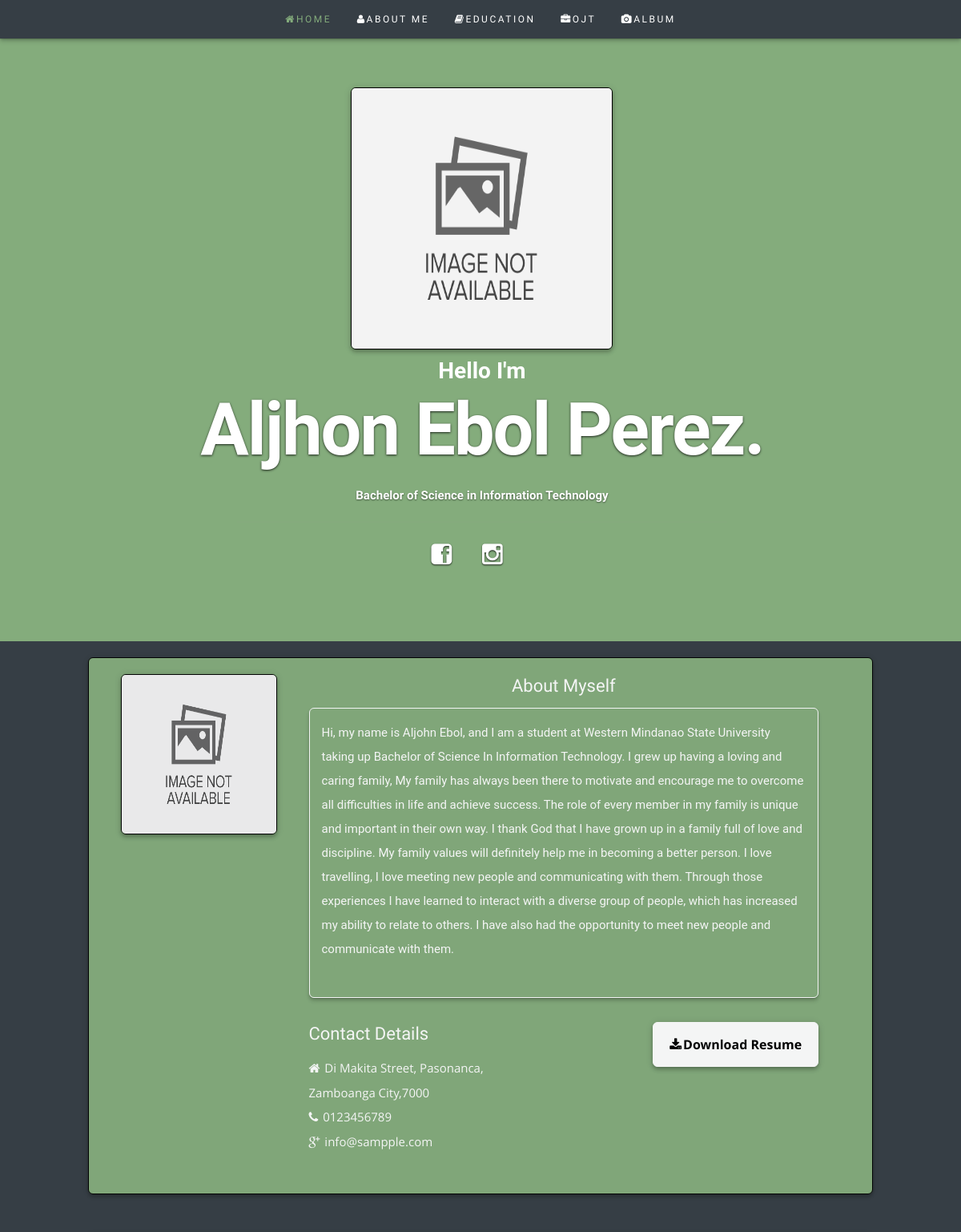
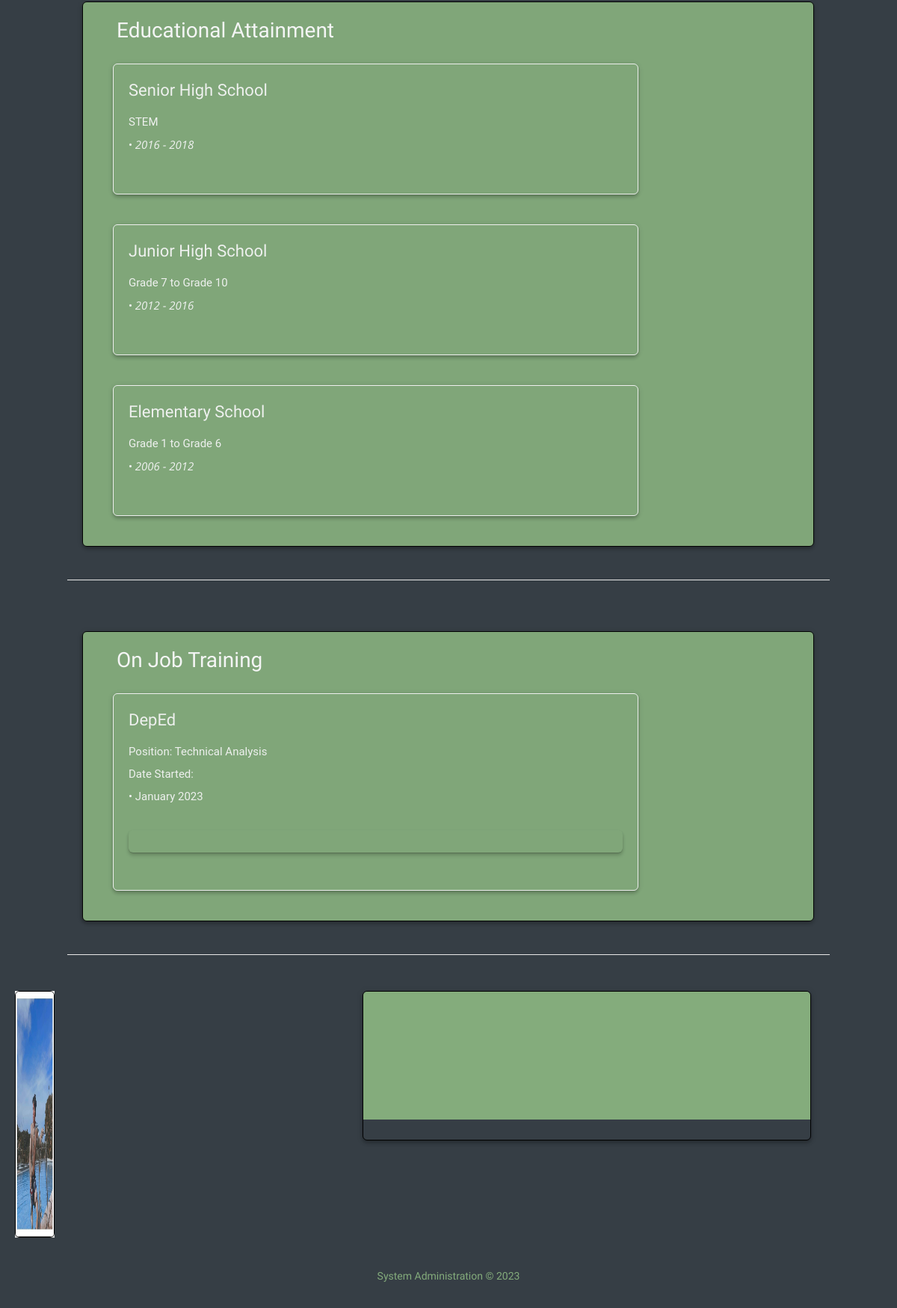
The page / on the database its author committed (2 pictures, top to bottom).
### tables this page shows
CREATE TABLE `users` (
  `id` int(50) NOT NULL,
  `firstname` varchar(250) NOT NULL,
  `middlename` varchar(255) NOT NULL,
  `lastname` varchar(250) NOT NULL,
  `username` text NOT NULL,
  `password` text NOT NULL,
  `avatar` text DEFAULT NULL,
  `last_login` datetime DEFAULT NULL,
  `date_added` datetime NOT NULL DEFAULT current_timestamp(),
  `date_updated` datetime DEFAULT NULL ON UPDATE current_timestamp()
);

CREATE TABLE `education` (
  `id` int(30) NOT NULL,
  `school` text DEFAULT NULL,
  `course` text DEFAULT NULL,
  `started` varchar(50) NOT NULL,
  `year` int(10) NOT NULL,
  `description` text DEFAULT NULL,
  `order_by` int(30) NOT NULL
);

CREATE TABLE `work` (
  `id` int(30) NOT NULL,
  `company` text DEFAULT NULL,
  `position` text DEFAULT NULL,
  `started` varchar(250) NOT NULL,
  `ended` varchar(250) NOT NULL,
  `description` text DEFAULT NULL,
  `order_by` int(30) NOT NULL
);

CREATE TABLE `album` (
  `id` int(30) NOT NULL,
  `name` text DEFAULT NULL,
  `summary` text DEFAULT NULL,
  `description` text DEFAULT NULL,
  `picture` text DEFAULT NULL,
  `client` text DEFAULT NULL
);

### classes/DBConnection.php (called while the page is built, shortened)
<?php
class DBConnection{
    private $host = DB_SERVER;
    private $username = DB_USERNAME;
    private $password = DB_PASSWORD;
    private $database = DB_NAME;
    public $conn;
    public function __construct(){
        if (!isset($this->conn)) {
            $this->conn = new mysqli($this->host, $this->username, $this->password, $this->database);
        }
    }
}
?>

### classes/SystemSettings.php (called while the page is built, shortened)
<?php
class SystemSettings extends DBConnection{
	function userdata($field = ''){
		if(!empty($field)){
			if(isset($_SESSION['userdata'][$field]))
				return $_SESSION['userdata'][$field];
			else
				return null;
		}else{
			return false;
		}
	}
	function info($field=''){
		if(!empty($field)){
			if(isset($_SESSION['system_info'][$field]))
				return $_SESSION['system_info'][$field];
			else
				return false;
		}else{
			return false;
		}
	}
}
$_settings = new SystemSettings();
?>

### config.php (called while the page is built, shortened)
<?php
require_once('classes/DBConnection.php');
require_once('classes/SystemSettings.php');
function validate_image($file){
	if(!empty($file)){
		if(is_file(base_app.$file)){
			return base_url.$file;
		}else{
			return base_url.'dist/img/no-image-available.png';
		}
	}else{
		return base_url.'dist/img/no-image-available.png';
	}
}
?>

### index.php (the view, shortened to what this page needs)
<?php require_once('config.php'); ?>
<!DOCTYPE html>
<html lang="en" class="" style="height: auto;">
<?php require_once('inc/header.php') ?>
<body>
   <header id="home">
      <nav id="nav-wrap"
         style="position: fixed;background-color: #363e45;box-shadow: 0px 2px 4px -1px rgb(0 0 0 / 20%), 0px 4px 5px 0px rgb(0 0 0 / 14%), 0px 1px 0px 0px rgb(0 0 0 / 12%);">
         <ul id="nav" class="nav">
            <li class="current"><a class="smoothscroll" href="#home" style="font-family: 'Evogria', sans-serif;">
                  <i style="font-family: FontAwesome;font-style: normal;" class="fas fa-home"></i>Home</a></li>
            <li><a class="smoothscroll" href="#about" style="font-family: 'Evogria', sans-serif;">
                  <i style="font-family: FontAwesome;font-style: normal;" class="fas fa-user"></i>About Me</a></li>
            <li><a class="smoothscroll" href="#education" style="font-family: 'Evogria', sans-serif;">
                  <i style="font-family: FontAwesome;font-style: normal;" class="fas fa-book"></i>Education</a></li>
            <li><a class="smoothscroll" href="#OJT" style="font-family: 'Evogria', sans-serif;">
                  <i style="font-family: FontAwesome;font-style: normal;" class="fa-solid fa-briefcase"></i>OJT</a></li>
            <li><a class="smoothscroll" href="#album" style="font-family: 'Evogria', sans-serif;">
                  <i style="font-family: FontAwesome;font-style: normal;" class="fas fa-camera"></i>Album</a></li>
         </ul>
      </nav>
      <?php
      $u_qry = $conn->query("SELECT * FROM users where id = 1");
      foreach ($u_qry->fetch_array() as $k => $v) {
         if (!is_numeric($k)) {
            $user[$k] = $v;
         }
      }
      $c_qry = $conn->query("SELECT * FROM contacts");
      while ($row = $c_qry->fetch_assoc()) {
         $contact[$row['meta_field']] = $row['meta_value'];
      }
      ?>
      <div class="row banner">
         <div class="row align-items-center">
            <img src="<?php echo validate_image($_settings->userdata('avatar')) ?>" id="cimg"
               class="img-circle elevation-2" alt="User Image"
               style="border: 0.5px solid black;margin-top: 70px;width: 327px;height: 327px;border-radius: 6px; cover;box-shadow: 0px 2px 4px -1px rgb(0 0 0 / 20%), 0px 4px 5px 0px rgb(0 0 0 / 14%), 0px 1px 10px 0px rgb(0 0 0 / 12%);">
         </div>
         <div class="banner-text">
            <h2 style="font-family: 'Roboto', sans-serif; font-weight: bold;color: white;">Hello I'm</h2>
            <h1 style="font-family: 'Roboto', sans-serif; font-weight: bold" class="responsive-headline">
               <?php echo isset($user) ? ucwords($user['firstname'] . '  ' . $user['middlename'] . '  ' . $user['lastname']) : ""; ?>.
            </h1>
            <h3 class="typed-text"
               style="font-weight: bold;font-family: 'Evogria', sans-serif;font-size: 15px; color: white;"><span>
                  <?php echo stripslashes($_settings->info('current_course')) ?>
               </span></h3>
            <hr />
            <ul class="social">
               <li><a target="_blank" href="<?php echo $contact['facebook'] ?>"><i
                        class="fa fa-facebook-square"></i></a></li>
               <li><a target="_blank" href="<?php echo $contact['instagram'] ?>"><i class="fa fa-instagram"></i></a>
               </li>
            </ul>
         </div>
      </div>
   </header>
   <section id="about" style="background-color: #363e45;">
      <div class="row">
         <div class="container" style="border: 1px solid black;padding: 120px; height: 100%; background-color: #84ac7c;display: inline-block;
    margin: 20px;
    padding: 20px;
    box-shadow: 0px 2px 4px -1px rgb(0 0 0 / 20%), 0px 4px 5px 0px rgb(0 0 0 / 14%), 0px 1px 10px 0px rgb(0 0 0 / 12%);
    position: relative;
    border-radius: 6px;
    opacity: 0.95;">
            <div class="three columns">
               <img style="border: 1px solid black; 200px;height: 200px;box-shadow: 0px 2px 4px -1px rgb(0 0 0 / 20%), 0px 4px 5px 0px rgb(0 0 0 / 14%), 0px 1px 10px 0px rgb(0 0 0 / 12%);border-radius: 6px;
            " class="img-fluid img-thumbnail" id="cimg2"
                  src="<?php echo validate_image($_settings->info('aboutprofile')) ?>" alt="" />
            </div>
            <div class="nine columns main-col">
               <h2 style="font-family: 'Evogria', sans-serif; object-fit: cover; text-align: center;"
                  class="responsive-headline">About Myself</h2>
               <div
                  style="border: 1px solid white;font-family: 'Roboto', sans-serif;border-radius: 6px;padding: 15px; box-shadow: 0px 2px 4px -1px rgb(0 0 0 / 20%), 0px 4px 5px 0px rgb(0 0 0 / 14%), 0px 1px 0px 0px rgb(0 0 0 / 12%);"
                  id="about_me">
               </div>
               <div class="row">
                  <div class="columns contact-details"><br>
                     <h2 style="font-family: 'Evogria', sans-serif;">Contact Details</h2>
                     <p class="address">
                        <span style="color: white;">
                           <i style="font-family: FontAwesome;font-style: normal; margin-right: 2px;"
                              class="fas fa-home"></i>
                           <?php echo $contact['address'] ?>
                        </span><br>
                        <span style="color: white">
                           <i style="font-family: FontAwesome;font-style: normal;margin-right: 2px;"
                              class="fas fa-phone"></i>
                           <?php echo $contact['mobile'] ?>
                        </span><br>
                        <span style="color: white">
                           <i style="font-family: FontAwesome;font-style: normal;margin-right: 2px;"
                              class="fa fa-google-plus"></i>
                           <?php echo $contact['email'] ?>
                        </span>
                     </p>
                  </div>
                  <div class="columns download-resume"><br>
                     <a href="ebol.pdf" download>
                        <button
                           style=" border: 1px solid white; 200px; box-shadow: 0px 2px 4px -1px rgb(0 0 0 / 20%), 0px 4px 5px 0px rgb(0 0 0 / 14%), 0px 1px 10px 0px rgb(0 0 0 / 12%);border-radius: 6px;"><i
                              style="font-family: FontAwesome;font-style: normal;margin-right: 2px;" style=""
                              class="fa fa-download"></i>Download Resume</button>
                     </a>
                  </div>
               </div>
            </div>
         </div>
      </div>
   </section>
   <section id="education" style="background-color: #363e45;">
      <div class="row education">
         <div class="container" style="border: 1px solid black;padding: 120px; height: 100%; width: 96%;background-color: #84ac7c;display: inline-block;
    margin: 20px;
    padding: 20px;
    box-shadow: 0px 2px 4px -1px rgb(0 0 0 / 20%), 0px 4px 5px 0px rgb(0 0 0 / 14%), 0px 1px 10px 0px rgb(0 0 0 / 12%);
    position: relative;
    border-radius: 6px;
    opacity: 0.95;">
            <h2 style="font-family: 'Evogria', sans-serif; object-fit: cover;color: white; margin-left: 25px"
               class="responsive-headline">Educational Attainment</h2>
            <div class="nine columns main-col">
               <?php
               $e_qry = $conn->query("SELECT * FROM education order by year desc, started desc");
               while ($row = $e_qry->fetch_assoc()):
                  ?>
                  <div style="font-family: 'Roboto', sans-serif;" class="row item">
                     <div class="twelve columns" style="border: 1px solid white;padding: 120px; height: 100%; background-color:#84ac7c;display: inline-block;
                 margin: 20px;
                 padding: 20px;
                 box-shadow: 0px 2px 4px -1px rgb(0 0 0 / 20%), 0px 4px 5px 0px rgb(0 0 0 / 14%), 0px 1px 10px 0px rgb(0 0 0 / 12%);
                 position: relative;
                 border-radius: 6px;
                 opacity: 0.95;">
                        <h3 style="font-family: 'Evogria', sans-serif;color: white">
                           <?php echo $row['school'] ?>
                        </h3>
                        <p style="font-family: 'Roboto', sans-serif;color: white" class="info">
                           <?php echo $row['course'] ?> <br><span>&bull;</span> <em class="date">
                              <?php echo $row['started'] . ' - ' . $row['year'] ?>
                           </em>
                        </p>
                     </div>
                  </div>
               <?php endwhile; ?>
            </div>
         </div>
      </div>
   </section>
   <section id="OJT" style="background-color: #363e45;">
      <div class="row work">
         <div class="container-fluid" style="border: 1px solid black;padding: 120px; height: 100%; width: 96%;background-color: #84ac7c;display: inline-block;
    margin: 20px;
    padding: 20px;
    box-shadow: -2px 2px 4px -1px rgba(0, 0, 0, 0.2), 0px 4px 5px 0px rgba(0, 0, 0, 0.14), 0px 1px 10px 0px rgba(0, 0, 0, 0.12);
    position: relative;
    border-radius: 6px;
    opacity: 0.95;">
            <h2 style="font-family: 'Evogria', sans-serif; object-fit: cover;color: white; margin-left: 25px"
               class="responsive-headline">On Job Training</h2>
            <div class="nine columns main-col">
               <?php
               $w_qry = $conn->query("SELECT * FROM work ");
               while ($row = $w_qry->fetch_assoc()):
                  ?>
                  <div class="row item">
                     <div class="twelve columns" style="border: 1px solid white;padding: 120px; height: 100%; background-color:#84ac7c;display: inline-block;
                 margin: 20px;
                 padding: 20px;
                 box-shadow: 0px 2px 4px -1px rgb(0 0 0 / 20%), 0px 4px 5px 0px rgb(0 0 0 / 14%), 0px 1px 10px 0px rgb(0 0 0 / 12%);
                 position: relative;
                 border-radius: 6px;
                 opacity: 0.95;">
                        <h3 style="font-family: 'Evogria', sans-serif;color: white">
                           <?php echo $row['company'] ?>
                        </h3>
                        <p style="font-family: 'Roboto', sans-serif;color: white;" class="info">Position:
                           <?php echo $row['position'] ?><br><span>Date Started:<br></span>&bull;
                           <?php echo str_replace("_", " ", $row['started']) ?>
                        </p>
                        <p
                           style="font-family: 'Roboto', sans-serif;border-radius: 6px;padding: 15px; box-shadow: 0px 2px 4px -1px rgb(0 0 0 / 20%), 0px 4px 5px 0px rgb(0 0 0 / 14%), 0px 1px 0px 0px rgb(0 0 0 / 12%);color: white; font-size: 12px">
                        </p>
                     </div>
                  </div>
               <?php endwhile; ?>
            </div>
         </div>
      </div>
   </section>
   <section id="album" style="background-color: #363e45;">
      <div class="row-album">
         <div class="twelve columns collapsed">
            <div id="portfolio-wrapper" class="bgrid-quarters s-bgrid-thirds cf">
               <?php
               $p_qry = $conn->query("SELECT * FROM album ");
               while ($row = $p_qry->fetch_assoc()):
                  ?>
                  <div class="columns portfolio-item">
                     <div class="item-wrap">
                        <a href="#modal-<?php echo $row['id'] ?>" title="">
                           <img
                              style="border: 1px solid black;width: 330px;height: 330px;border-radius: 6px; cover;box-shadow: 0px 2px 4px -1px rgb(0 0 0 / 20%), 0px 4px 5px 0px rgb(0 0 0 / 14%), 0px 1px 10px 0px rgb(0 0 0 / 12%);"
                              alt="" src="<?php echo validate_image($row['picture']) ?>">
                        </a>
                     </div>
                  </div>
               <?php endwhile; ?>
            </div>
         </div>
      </div>
   </section>
   <section id="qoutes" style="border: 1px solid black; background-color: #363e45;width: 50%;margin-left: -30%;margin: 0 auto;text-align: center;box-shadow: 0px 2px 4px -1px rgb(0 0 0 / 20%), 0px 4px 5px 0px rgb(0 0 0 / 14%), 0px 1px 10px 0px rgb(0 0 0 / 12%);
                 position: relative;
                 border-radius: 6px;">
      <div style="background-color: #84ac7c;" class="text-container">
         <div class="row" style="width: 100%; margin-left: -9%;">
            <div class="two columns header-col">
            </div>
            <div class="ten columns flex-container">
            </div>
         </div>
      </div>
   </section>
   <?php require_once('inc/footer.php') ?>
</body>
</html>

### rows shown on the page
users: firstname+middlename+lastname "Aljhon Ebol Perez"
education: school "Senior High School", course "STEM", started "2016", year "2018"
education: school "Junior High School", course "Grade 7 to Grade 10", started "2012", year "2016"
education: school "Elementary School", course "Grade 1 to Grade 6", started "2006", year "2012"
work: company "DepEd", position "Technical Analysis", started "January 2023"
album: picture (picture)

### other values the page prints
$_settings->info('current_course') "Bachelor of Science in Information Technology"
$contact['address'] "Di Makita Street, Pasonanca, Zamboanga City,7000"
$contact['mobile'] "0123456789"
$contact['email'] "info@sampple.com"
